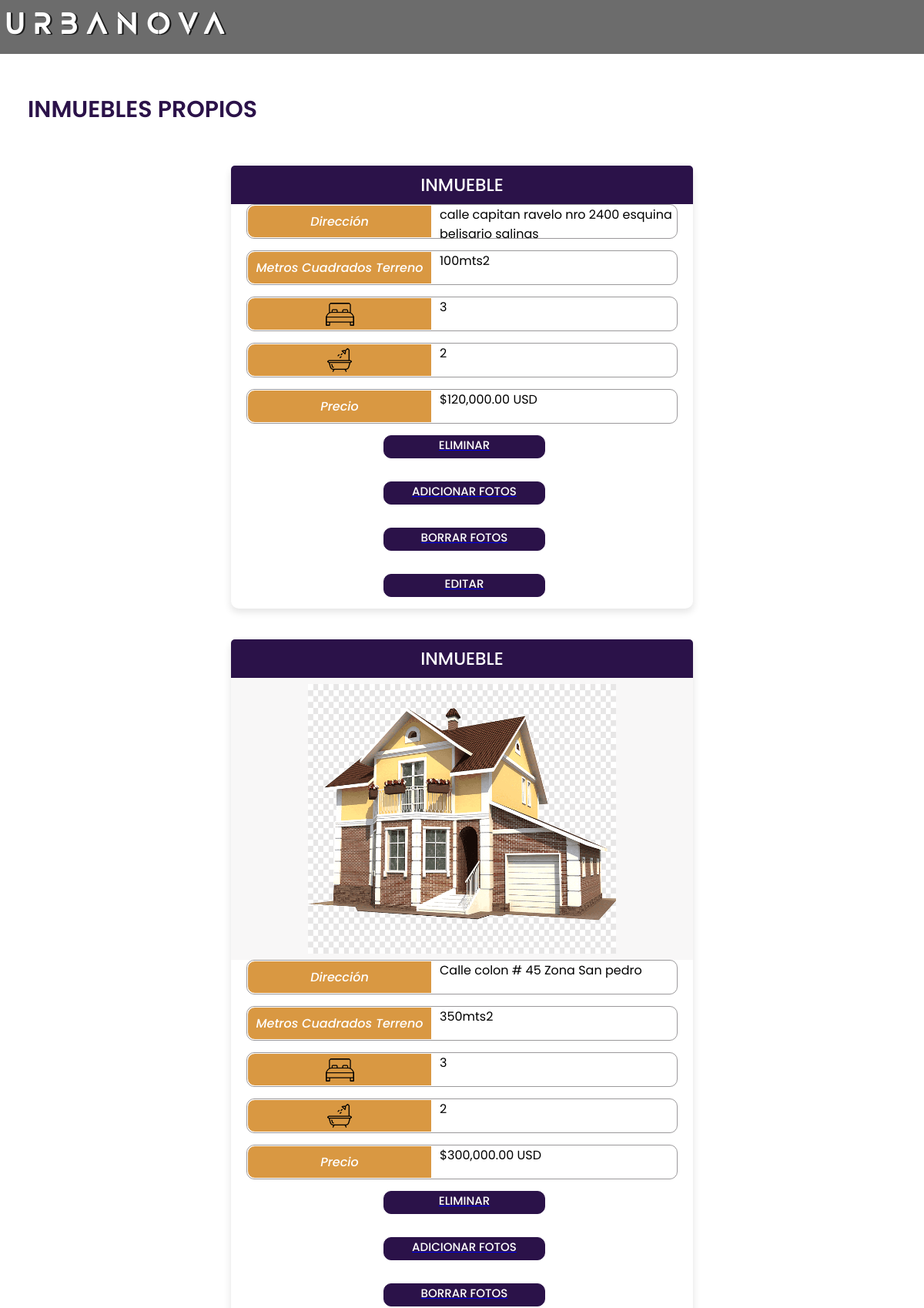
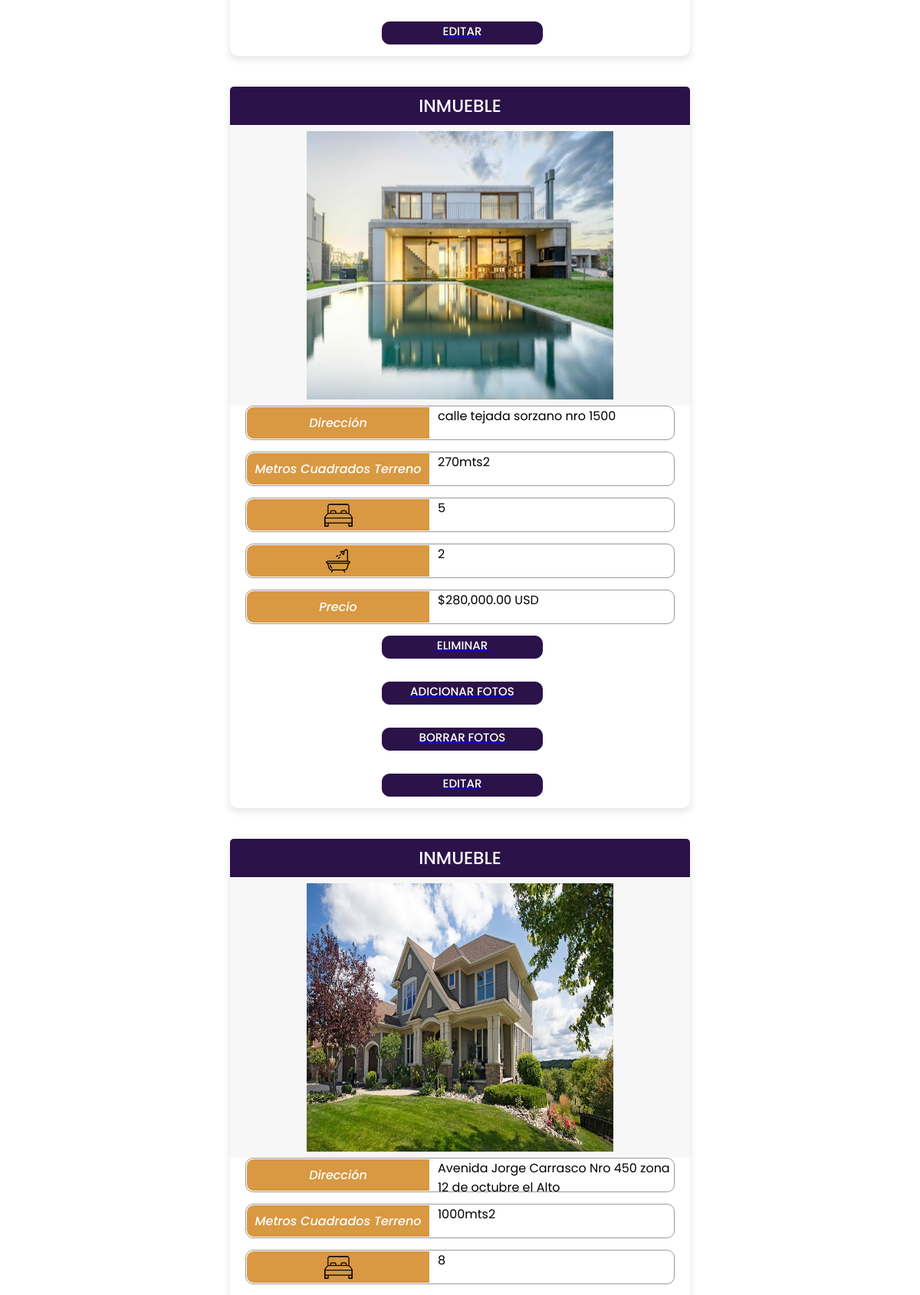
Screenshot of /web-app/inm_editar.php?codigop=8 (upper part) with the database file from the repository (2 pictures, top to bottom).
### tables this page shows
CREATE TABLE `inmueble` (
  `codigoi` int(11) NOT NULL,
  `tipo` char(1) NOT NULL,
  `direccion` varchar(200) NOT NULL,
  `m2` int(11) NOT NULL,
  `m2c` int(11) NOT NULL,
  `habitaciones` int(11) NOT NULL,
  `banos` int(11) NOT NULL,
  `precio` int(11) NOT NULL,
  `descripcion` text NOT NULL,
  `codigo_per` int(11) NOT NULL
);

CREATE TABLE `fotos` (
  `codigoi` int(11) NOT NULL,
  `Foto` varchar(100) NOT NULL
);

### web-app/inm_editar.php (the view)
<head>
    <link rel="stylesheet" href="/CSS/mostrar.css">
</head>
<body>
    <div class="header">
        <img height="60px" width="auto" src="/img/URBANOVA_text.png" alt="Logo Urbanova">
    </div><br><br>
    <label class="big" for="">INMUEBLES PROPIOS</label>
<?php
include "conectar.php";
$codigop = $_GET['codigop'];
$consulta = "SELECT * FROM inmueble WHERE codigo_per = '$codigop'";
if ($resultado = $conn->query($consulta)) {
    echo ("<div class='container'>");
    while ($row = $resultado->fetch_assoc()) {
        echo ("<div class='wrapper'>");
        echo ("<div class='title'><span>INMUEBLE</span></div>");
        $fotos = "SELECT Foto FROM fotos WHERE codigoi=".$row["codigoi"]." LIMIT 1";
        if ($resultado2 = $conn->query($fotos)) {
            while ($fila = $resultado2->fetch_assoc()) {
                echo("<div class='foto'>");
                echo("<img src='/fotos_inm/" . $fila['Foto'] . "' alt='Imagen del inmueble' width='400' height='350'><br>");
                echo("</div>");
            }
        }
        echo "<div class='row'><i class='fas fa-lock'>Dirección</i><div class='text1'>". $row["direccion"]."</div></div>";
        echo "<div class='row'><i class='fas fa-lock'>Metros Cuadrados Terreno</i><div class='text1'>". $row["m2"]."mts2</div></div>";
        echo "<div class='row'><i class='fas fa-lock'><img src='/img/dormitorio.png'></i><div class='text1'>". $row["habitaciones"]."</div></div>";
        echo "<div class='row'><i class='fas fa-lock'><img src='/img/banera.png'></i><div class='text1'>". $row["banos"]."</div></div>";
        echo "<div class='row'><i class='fas fa-lock'>Precio</i><div class='text1'>$".number_format($row["precio"],2)." USD</div></div>";
        echo "<div class='rowc'><a href='inm_eliminar.php?codigoi=".$row["codigoi"]."&codigop=".$codigop."'><div class='boton'>ELIMINAR</div></a></div>";
        echo "<div class='rowc'><a href='reg_foto.php?codigoi=".$row["codigoi"]."'><div class='boton'>ADICIONAR FOTOS</div></a></div>";
        echo "<div class='rowc'><a href='inm_elimfotos.php?codigoi=".$row["codigoi"]."&codigop=".$codigop."'><div class='boton'>BORRAR FOTOS</div></a></div>";
        echo "<div class='rowc'><a href='inm_modifica.php?codigoi=".$row["codigoi"]."&codigop=".$codigop."'><div class='boton'>EDITAR</div></a></div>";
        echo "</div>";
        echo "<br>";
    }
    echo "</div>";
} else {
    echo "NO EXISTEN INMUEBLES GUARDADOS";
}
?>
</body>

### web-app/CSS/mostrar.css (style rules this page uses)
* { margin: 0; padding: 0; box-sizing: border-box; font-family: "Poppins" , sans-serif; }
.header { width: 100%; height: 70px; margin-top: 0px; border-left: 0px; background: #00000093; }
.container { max-width: 640px; padding: 0 20px; margin: 50px auto; }
.wrapper { width: 100%; height: auto; background: #fff; border-radius: 10px; box-shadow: 0px 4px 10px 1px rgba(0,0,0,0.1); }
.wrapper .title { border-radius: 15px; height: 50px; background: #2b1249; border-radius: 5px 5px 0 0; color: #fff; font-size: 23px; font-weight: 500; display: flex; align-items: center; justify-content: center; }
.foto { text-align: center; background: #f8f7f7; padding: 8px; }
.wrapper .row { height: 45px; margin-bottom: 15px; position: relative; align-items: center; margin-left: 20px; border: 1px solid #696669a9; border-radius: 10px; margin-right: 20px; }
.wrapper .rowc { height: 45px; margin-bottom: 15px; margin-left: 33%; align-items: center; }
.wrapper .row i { position: absolute; width: 240px; height: 100%; color: #fff; background: #D99842; border: 1px solid ; border-radius: 10px 0 0 10px; display: flex; align-items: center; justify-content: center; font-weight: 500; }
.wrapper .boton { color: #fff; font-size: 15px; font-weight: 500; background: #2b1249; border: 1px solid #2b1249; cursor: pointer; border-radius: 10px; align-content: center; justify-content: center; text-align: center; height: 30px; width: 210px; display: flex; }
.big { font-size: 30px; font-weight: 600; margin-left: 3%; color: #2b1249; }
.wrapper .text1 { margin-left: 250px; }

### rows the page displays
inmueble: direccion "calle capitan ravelo nro 2400 esquina belisario salinas", m2 "100", habitaciones "3", banos "2", precio "120,000.00"
inmueble: direccion "Calle colon # 45 Zona San pedro", m2 "350", habitaciones "3", banos "2", precio "300,000.00"
fotos: Foto (picture)
inmueble: direccion "calle tejada sorzano nro 1500", m2 "270", habitaciones "5", banos "2", precio "280,000.00"
fotos: Foto (picture)
inmueble: direccion "Avenida Jorge Carrasco Nro 450 zona 12 de octubre el Alto", m2 "1000", habitaciones "8"
fotos: Foto (picture)
